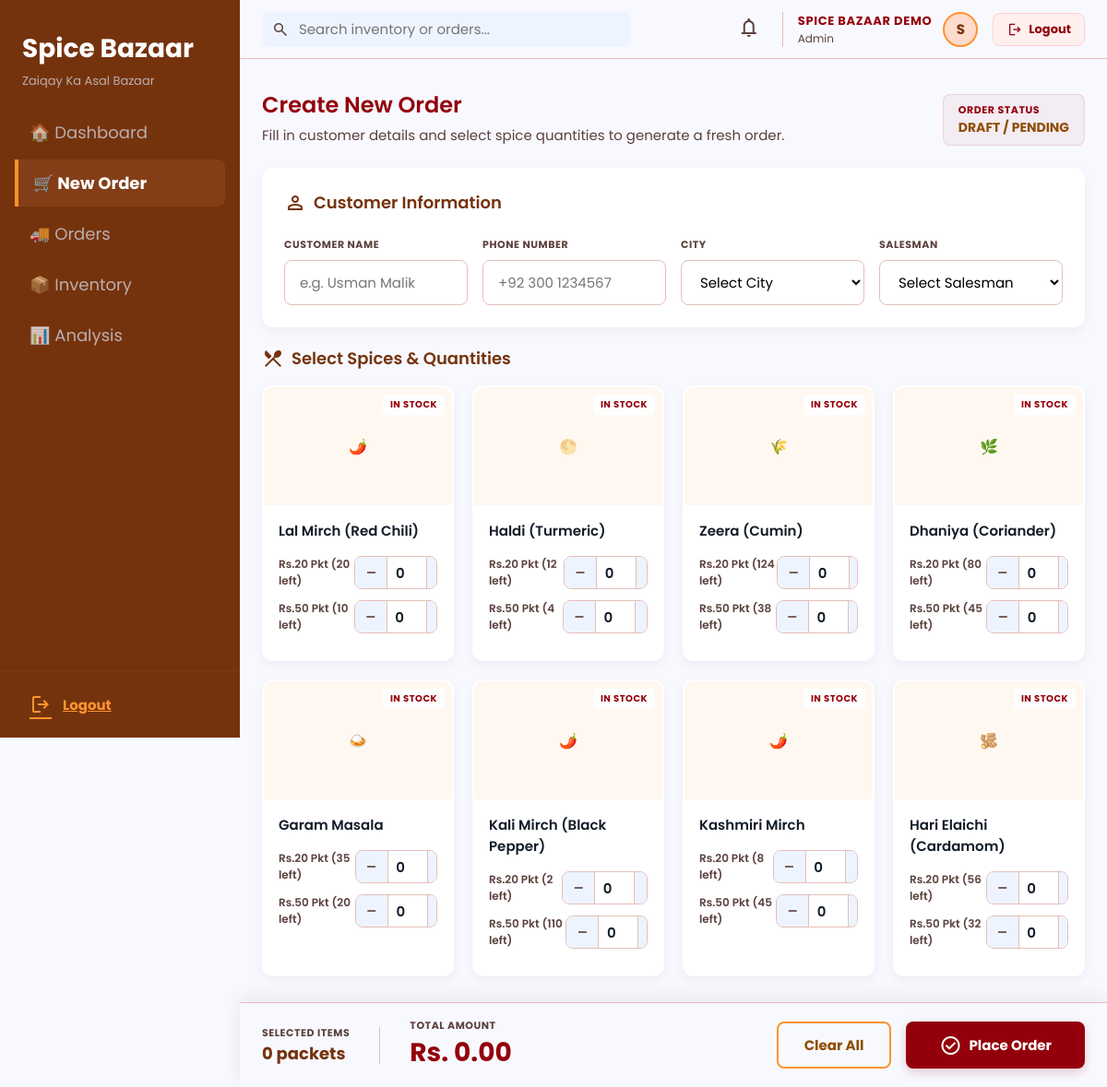
The app's page /new-order (signed in) with its own data.
### tables this page shows
CREATE TABLE spices (
            id INTEGER PRIMARY KEY AUTOINCREMENT,
            user_id INTEGER NOT NULL,
            name TEXT NOT NULL,
            category TEXT,
            img_url TEXT,
            stock_20 INTEGER DEFAULT 0,
            stock_50 INTEGER DEFAULT 0,
            FOREIGN KEY(user_id) REFERENCES users(id)
        );

### app.py (the view)
@app.route("/new-order")
@login_required
def new_order():
    conn = get_db()
    u = uid()
    count = conn.execute("SELECT COUNT(*) FROM spices WHERE user_id=?", (u,)).fetchone()[0]
    if count == 0:
        seed_spices_for_user(conn, u)
        conn.commit()
    spices = conn.execute("SELECT * FROM spices WHERE user_id=? ORDER BY id", (u,)).fetchall()
    conn.close()
    return render_template("new-order.html", spices=spices)

### app.py (called while the page is built)
def get_db():
    conn = sqlite3.connect(DB)
    conn.row_factory = sqlite3.Row
    return conn

def login_required(f):
    @wraps(f)
    def decorated(*args, **kwargs):
        if 'user_id' not in session:
            flash('Please login to access Spice Bazaar.', 'error')
            return redirect(url_for('login'))
        return f(*args, **kwargs)
    return decorated

def uid():
    return session['user_id']

### templates/new-order.html (shortened to what this page needs)
<!DOCTYPE html>
<html lang="en">
<head>
</head>
<body>
  <aside class="sidebar">
    <div class="sidebar-logo">
      <h1>Spice Bazaar</h1>
      <p>Zaiqay Ka Asal Bazaar</p>
    </div>
    <nav>
      <a href="{{ url_for('dashboard') }}" class="nav-link">
        🏠 Dashboard
      </a>
      <a href="{{ url_for('new_order') }}" class="nav-link active">
        🛒 New Order
      </a>
      <a href="{{ url_for('orders') }}" class="nav-link">
        🚚 Orders
      </a>
      <a href="{{ url_for('inventory') }}" class="nav-link">
        📦 Inventory
      </a>
      <a href="{{ url_for('analysis') }}" class="nav-link">
        📊 Analysis
      </a>
    </nav>
        <div class="sidebar-bottom">
        <a href="/logout" class="sidebar-bottom-link" style="color:#fe932c;font-weight:700;">
            <span class="material-symbols-outlined">logout</span> Logout
        </a>
    </div>
  </aside>
  <header class="topbar">
    <div class="search-box">
      <span class="material-symbols-outlined">search</span>
      <input type="text" id="spice-search" placeholder="Search inventory or orders..." oninput="filterSpices()" />
    </div>
    <div class="topbar-right">
      <button class="icon-btn"><span class="material-symbols-outlined">notifications</span></button>
      <div class="user-info">
        <div>
          <div class="name">{{ session.get('full_name', 'Admin') }}</div>
          <div class="role">{{ session.get('role', 'Admin') }}</div>
        </div>
        <div style="width:38px;height:38px;border-radius:50%;background-color:#ffdbcc;border:2px solid #fe932c;display:flex;align-items:center;justify-content:center;font-weight:700;color:#75330d;font-size:15px;">{{ session.get('full_name', 'A')[:1].upper() }}</div>
      </div>
      <a href="{{ url_for('logout') }}" style="display:flex;align-items:center;gap:6px;padding:7px 14px;background:#fff0ee;border:1.5px solid #ffcdd2;border-radius:8px;color:#93000b;font-size:13px;font-weight:700;text-decoration:none;margin-left:8px;">
        <span class="material-symbols-outlined" style="font-size:18px;">logout</span> Logout
      </a>
    </div>
  </header>
  <main class="main">
    <div class="page-header">
      <div>
        <h2> Create New Order</h2>
        <p>Fill in customer details and select spice quantities to generate a fresh order.</p>
      </div>
      <div class="status-badge">
        <div class="label">Order Status</div>
        <div class="value" id="order-num">DRAFT / PENDING</div>
      </div>
    </div>
    <form id="order-form" action="{{ url_for('submit_order') }}" method="POST">
      <div class="card">
        <div class="section-title">
          <span class="material-symbols-outlined">person</span>
          Customer Information
        </div>
        <div class="form-grid">
          <div class="form-group">
            <label>Customer Name</label>
            <input type="text" name="customer_name" placeholder="e.g. Usman Malik" required />
          </div>
          <div class="form-group">
            <label>Phone Number</label>
            <input type="tel" name="phone" placeholder="+92 300 1234567" required />
          </div>
          <div class="form-group">
            <label>City</label>
            <select name="city" required>
              <option value="">Select City</option>
            </select>
          </div>
          <div class="form-group">
            <label>Salesman</label>
            <select name="salesman">
              <option value="">Select Salesman</option>
            </select>
          </div>
        </div>
      </div>
      <div class="section-title" style="margin-bottom: 16px;">
        <span class="material-symbols-outlined">restaurant_menu</span>
        Select Spices &amp; Quantities
      </div>
      <div class="spice-grid">
        {% for s in spices %}
        <div class="spice-card" data-name="{{ s.name|lower }}" data-cat="{{ (s.category or '')|lower }}">
          <div class="spice-img">
            <div class="no-img" style="{% if s.img_url and s.img_url|trim %}display:none;{% endif %}">
              {% if 'mirch' in s.name.lower() or 'chili' in s.name.lower() %}🌶️
              {% elif 'haldi' in s.name.lower() or 'turmeric' in s.name.lower() %}🌕
              {% elif 'zeera' in s.name.lower() or 'cumin' in s.name.lower() %}🌾
              {% elif 'dhaniya' in s.name.lower() %}🌿
              {% elif 'elaichi' in s.name.lower() or 'cardamom' in s.name.lower() %}🫚
              {% elif 'kali' in s.name.lower() or 'pepper' in s.name.lower() %}🖤
              {% elif 'garam' in s.name.lower() %}🍛
              {% else %}🌶️{% endif %}
            </div>
            {% if s.stock_20 > 0 or s.stock_50 > 0 %}
            <div class="stock-tag">In Stock</div>
            {% else %}
            <div class="stock-tag" style="background:#ba1a1a; color:#fff;">Out of Stock</div>
            {% endif %}
          </div>
          <div class="spice-body">
            <h4>{{ s.name }}</h4>
            <div class="qty-row">
              <span>Rs.20 Pkt ({{ s.stock_20 }} left)</span>
              <div class="qty-control">
                <button type="button" onclick="changeQty('qty20_{{ s.id }}', -1)"><span class="material-symbols-outlined" style="font-size:16px;">remove</span></button>
                <input type="number" id="qty20_{{ s.id }}" name="qty_20_{{ s.id }}" value="0" min="0" max="{{ s.stock_20 }}" onchange="updateTotal()" />
                <button type="button" onclick="changeQty('qty20_{{ s.id }}', 1)"><span class="material-symbols-outlined" style="font-size:16px;">add</span></button>
              </div>
            </div>
            <div class="qty-row">
              <span>Rs.50 Pkt ({{ s.stock_50 }} left)</span>
              <div class="qty-control">
                <button type="button" onclick="changeQty('qty50_{{ s.id }}', -1)"><span class="material-symbols-outlined" style="font-size:16px;">remove</span></button>
                <input type="number" id="qty50_{{ s.id }}" name="qty_50_{{ s.id }}" value="0" min="0" max="{{ s.stock_50 }}" onchange="updateTotal()" />
                <button type="button" onclick="changeQty('qty50_{{ s.id }}', 1)"><span class="material-symbols-outlined" style="font-size:16px;">add</span></button>
              </div>
            </div>
          </div>
        </div>
        {% endfor %}
      </div>
    </form>
  </main>
  <footer class="footer-bar">
    <div class="footer-summary">
      <div class="footer-stat">
        <label>Selected Items</label>
        <div class="stat-value footer-items">0 packets</div>
      </div>
      <div class="footer-stat">
        <label>Total Amount</label>
        <div class="stat-total footer-total">Rs. 0.00</div>
      </div>
    </div>
    <div class="footer-actions">
      <button class="btn-outline" type="button" onclick="clearAll()">Clear All</button>
      <button type="submit" form="order-form" class="btn-primary" onclick="return validateOrder()">
        <span class="material-symbols-outlined">check_circle</span>
        Place Order
      </button>
    </div>
  </footer>
</body>
</html>

### records on screen
spices: shows "IN STOCK", name "Lal Mirch (Red Chili)", stock_20 "20", stock_50 "10"
spices: shows "IN STOCK", name "Haldi (Turmeric)", stock_20 "12", stock_50 "4"
spices: shows "IN STOCK", name "Zeera (Cumin)", stock_20 "124", stock_50 "38"
spices: shows "IN STOCK", name "Dhaniya (Coriander)", stock_20 "80", stock_50 "45"
spices: shows "IN STOCK", name "Garam Masala", stock_20 "35", stock_50 "20"
spices: shows "IN STOCK", name "Kali Mirch (Black Pepper)", stock_20 "2", stock_50 "110"
spices: shows "IN STOCK", name "Kashmiri Mirch", stock_20 "8", stock_50 "45"
spices: shows "IN STOCK", name "Hari Elaichi (Cardamom)", stock_20 "56", stock_50 "32"

### other values on screen
{{ session.get('full_name', 'Admin') }} "SPICE BAZAAR DEMO"
{{ session.get('role', 'Admin') }} "Admin"
{{ session.get('full_name', 'A')[:1].upper() }} "S"
